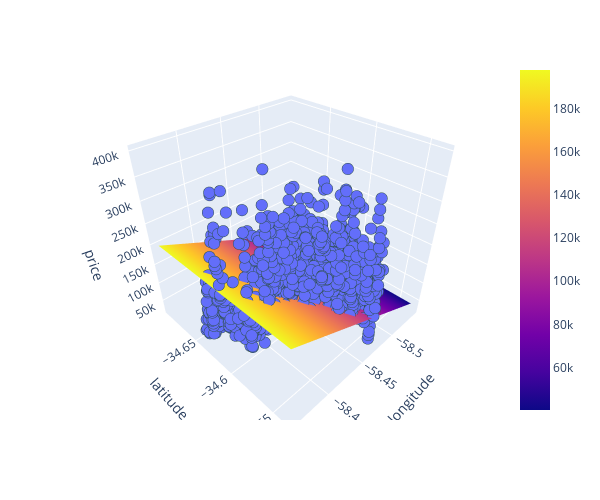

The notebook cell this image was saved under:
### Markdown cell above
**Task 2.2.22:** Complete the code below to create a 3D scatter plot, with `"lon"` on the x-axis, `"lat"` on the y-axis, and `"price_aprox_usd"` on the z-axis.

- [What's a scatter plot?](../%40textbook/06-visualization-matplotlib.ipynb#Scatter-Plots)
- [Create a 3D scatter plot in plotly express.](../%40textbook/08-visualization-plotly.ipynb#3D-Scatter-Plots)

### Code cell
# Create 3D scatter plot
fig = px.scatter_3d(
    df,
    x='lon',
    y='lat',
    z='price_aprox_usd',
    labels={"lon": "longitude", "lat": "latitude", "price_aprox_usd": "price"},
    width=600,
    height=500,
)

# Create x and y coordinates for model representation
x_plane = np.linspace(df["lon"].min(), df["lon"].max(), 10)
y_plane = np.linspace(df["lat"].min(), df["lat"].max(), 10)
xx, yy = np.meshgrid(x_plane, y_plane)

# Use model to predict z coordinates
z_plane = model.predict(pd.DataFrame({"lon": x_plane, "lat": y_plane}))
zz = np.tile(z_plane, (10, 1))

# Add plane to figure
fig.add_trace(go.Surface(x=xx, y=yy, z=zz))

# Refine formatting
fig.update_traces(
    marker={"size": 4, "line": {"width": 2, "color": "DarkSlateGrey"}},
    selector={"mode": "markers"},
)

# Display figure
fig.show()

### Figure 1 — Plotly figure (JSON) as saved in the notebook; plotly's stock layout.template omitted (floating-point values rounded to 4 significant figures; data arrays with more than 128 entries replaced by an {"elided": "..."} marker saying what was removed)
{"data": [{"hovertemplate": "longitude=%{x}<br>latitude=%{y}<br>price=%{z}<extra></extra>", "legendgroup": "", "marker": {"color": "#636efa", "line": {"color": "DarkSlateGrey", "width": 2}, "size": 4, "symbol": "circle"}, "mode": "markers", "name": "", "scene": "scene", "showlegend": false, "type": "scatter3d", "x": {"elided": "2658 float values"}, "y": {"elided": "2658 float values"}, "z": {"elided": "2658 float values"}}, {"type": "surface", "x": [[-58.54, -58.52, -58.5, -58.48, -58.46, -58.44, -58.42, -58.4, -58.38, -58.36], [-58.54, -58.52, -58.5, -58.48, -58.46, -58.44, -58.42, -58.4, -58.38, -58.36], [-58.54, -58.52, -58.5, -58.48, -58.46, -58.44, -58.42, -58.4, -58.38, -58.36], [-58.54, -58.52, -58.5, -58.48, -58.46, -58.44, -58.42, -58.4, -58.38, -58.36], [-58.54, -58.52, -58.5, -58.48, -58.46, -58.44, -58.42, -58.4, -58.38, -58.36], [-58.54, -58.52, -58.5, -58.48, -58.46, -58.44, -58.42, -58.4, -58.38, -58.36], [-58.54, -58.52, -58.5, -58.48, -58.46, -58.44, -58.42, -58.4, -58.38, -58.36], [-58.54, -58.52, -58.5, -58.48, -58.46, -58.44, -58.42, -58.4, -58.38, -58.36], [-58.54, -58.52, -58.5, -58.48, -58.46, -58.44, -58.42, -58.4, -58.38, -58.36], [-58.54, -58.52, -58.5, -58.48, -58.46, -58.44, -58.42, -58.4, -58.38, -58.36]], "y": [[-34.69, -34.69, -34.69, -34.69, -34.69, -34.69, -34.69, -34.69, -34.69, -34.69], [-34.68, -34.68, -34.68, -34.68, -34.68, -34.68, -34.68, -34.68, -34.68, -34.68], [-34.66, -34.66, -34.66, -34.66, -34.66, -34.66, -34.66, -34.66, -34.66, -34.66], [-34.64, -34.64, -34.64, -34.64, -34.64, -34.64, -34.64, -34.64, -34.64, -34.64], [-34.62, -34.62, -34.62, -34.62, -34.62, -34.62, -34.62, -34.62, -34.62, -34.62], [-34.61, -34.61, -34.61, -34.61, -34.61, -34.61, -34.61, -34.61, -34.61, -34.61], [-34.59, -34.59, -34.59, -34.59, -34.59, -34.59, -34.59, -34.59, -34.59, -34.59], [-34.57, -34.57, -34.57, -34.57, -34.57, -34.57, -34.57, -34.57, -34.57, -34.57], [-34.55, -34.55, -34.55, -34.55, -34.55, -34.55, -34.55, -34.55, -34.55, -34.55], [-34.54, -34.54, -34.54, -34.54, -34.54, -34.54, -34.54, -34.54, -34.54, -34.54]], "z": [[40320.0, 57810.0, 75300.0, 92790.0, 110300.0, 127800.0, 145300.0, 162800.0, 180300.0, 197700.0], [40320.0, 57810.0, 75300.0, 92790.0, 110300.0, 127800.0, 145300.0, 162800.0, 180300.0, 197700.0], [40320.0, 57810.0, 75300.0, 92790.0, 110300.0, 127800.0, 145300.0, 162800.0, 180300.0, 197700.0], [40320.0, 57810.0, 75300.0, 92790.0, 110300.0, 127800.0, 145300.0, 162800.0, 180300.0, 197700.0], [40320.0, 57810.0, 75300.0, 92790.0, 110300.0, 127800.0, 145300.0, 162800.0, 180300.0, 197700.0], [40320.0, 57810.0, 75300.0, 92790.0, 110300.0, 127800.0, 145300.0, 162800.0, 180300.0, 197700.0], [40320.0, 57810.0, 75300.0, 92790.0, 110300.0, 127800.0, 145300.0, 162800.0, 180300.0, 197700.0], [40320.0, 57810.0, 75300.0, 92790.0, 110300.0, 127800.0, 145300.0, 162800.0, 180300.0, 197700.0], [40320.0, 57810.0, 75300.0, 92790.0, 110300.0, 127800.0, 145300.0, 162800.0, 180300.0, 197700.0], [40320.0, 57810.0, 75300.0, 92790.0, 110300.0, 127800.0, 145300.0, 162800.0, 180300.0, 197700.0]]}], "layout": {"height": 500, "legend": {"tracegroupgap": 0}, "margin": {"t": 60}, "scene": {"aspectmode": "auto", "aspectratio": {"x": 1, "y": 1, "z": 1}, "camera": {"center": {"x": 0, "y": 0, "z": 0}, "eye": {"x": 1.25, "y": 1.25, "z": 1.25}, "projection": {"type": "perspective"}, "up": {"x": 0, "y": 0, "z": 1}}, "domain": {"x": [0, 1], "y": [0, 1]}, "xaxis": {"title": {"text": "longitude"}, "type": "linear"}, "yaxis": {"title": {"text": "latitude"}, "type": "linear"}, "zaxis": {"title": {"text": "price"}, "type": "linear"}}, "width": 600}}
